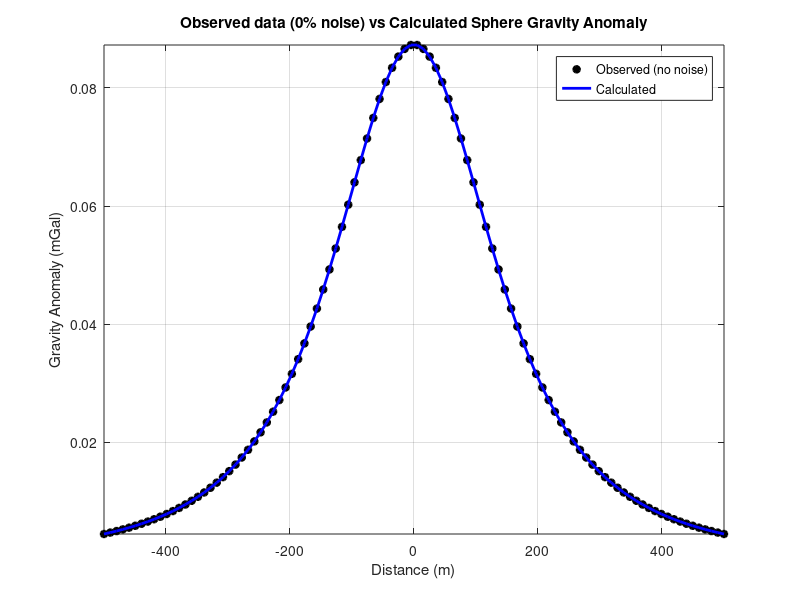
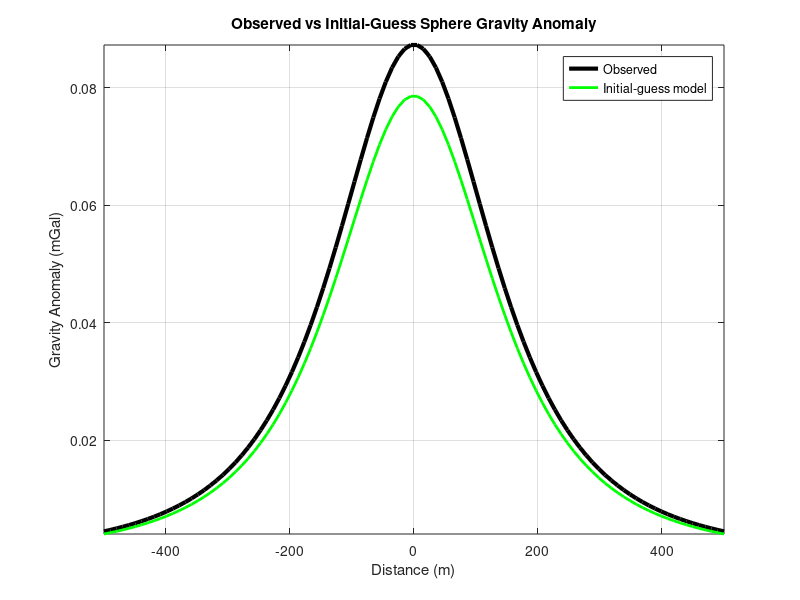
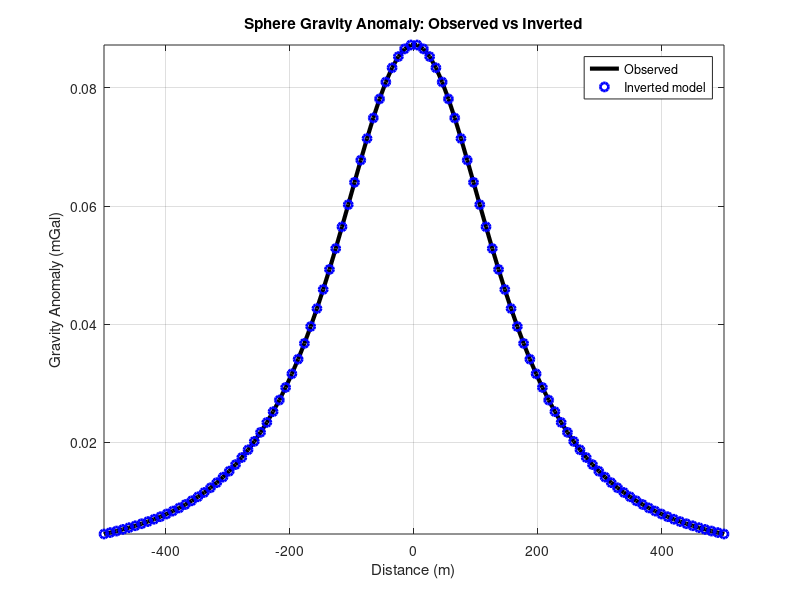
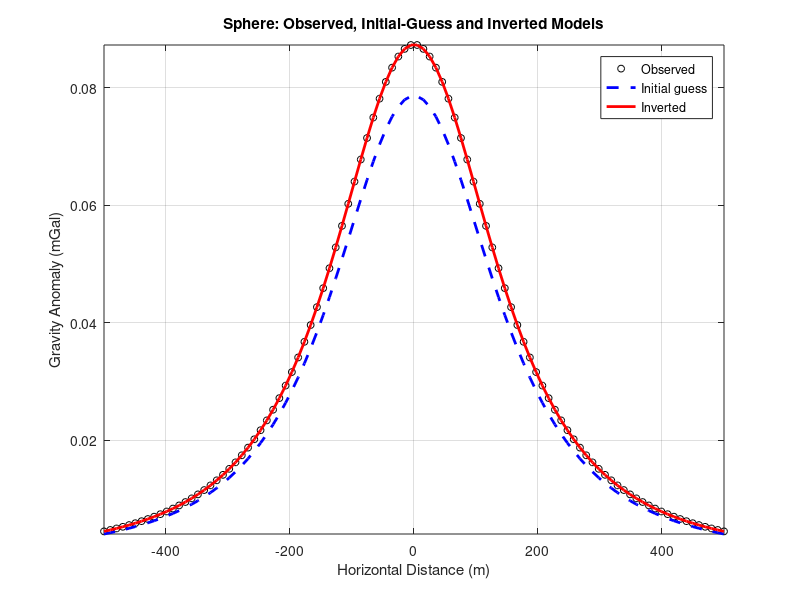

Reproduce these figures in MATLAB, in order.
function Sphere_Model_Code
%% =========================================================================
%  NAME : LAIMY HAINANA
%  DATE : 23/08/2026
%
%  SPHERE GRAVITY - DENSITY-CONTRAST INVERSION
%  -------------------------------------------
%   1) Build a synthetic ("observed") gravity anomaly of a buried sphere.
%   2) Build an initial-guess model with a wrong density contrast.
%   3) Invert for the density contrast with an overdetermined linear
%      least-squares system  (A'A) dRho = A'd  written explicitly as matrices.
%      Depth and radius are assumed known. The problem is LINEAR in DeltaRho,
%      so one step is exact for noise-free data.
%   4) Repeat with 0.15 % and 3 % Gaussian noise (noise level is a
%      percentage of the peak anomaly).
%% =========================================================================

clc; close all;
rng(1);                                % fixed seed -> repeatable noise

%% ---------------- CONSTANTS AND TRUE MODEL ---------------------------------
G            = 6.674e-11;               % Gravitational constant [m^3 kg^-1 s^-2]
deltaRhoTrue = 1000;                    % True density contrast [kg/m^3]
z_true       = 200;                     % True depth to sphere centre [m]
R_true       = 50;                      % True sphere radius [m]
x            = linspace(-500,500,100)'; % Observation points (column vector) [m]

M0 = sphereMass(R_true, deltaRhoTrue);  % True excess mass [kg]

%% ---------------- FORWARD MODEL --------------------------------------------
g_Observed_sphere = sphereGravity(G, M0, z_true, x);   % Noise-free anomaly [mGal]

noiseLevel       = 0;                                  % 0 % noise at this stage
gObserved_sphere = addNoise(g_Observed_sphere, noiseLevel);

%figure 1
figure;
plot(x, gObserved_sphere,  'k*', 'LineWidth', 2); axis tight; hold on;
plot(x, g_Observed_sphere, 'b-', 'LineWidth', 2);
grid on; box on; hold off;
title('Observed data (0% noise) vs Calculated Sphere Gravity Anomaly');
xlabel('Distance (m)'); ylabel('Gravity Anomaly (mGal)');
legend('Observed (no noise)','Calculated');

%% ---------------- INITIAL-GUESS MODEL --------------------------------------
deltaRhoInitial = 900;                                 % Wrong starting density contrast [kg/m^3]
M1 = sphereMass(R_true, deltaRhoInitial);              % Initial-guess mass [kg]
g_Calculated_sphere = sphereGravity(G, M1, z_true, x); % Response of initial model [mGal]

misfit_sphere = g_Observed_sphere - g_Calculated_sphere;
MSE_sphere    = calculateMSE(misfit_sphere);

%figure 2
figure;
plot(x, g_Observed_sphere,   'k-', 'LineWidth', 3); axis tight; hold on;
plot(x, g_Calculated_sphere, 'g-', 'LineWidth', 2);
grid on; box on; hold off;
title('Observed vs Initial-Guess Sphere Gravity Anomaly');
xlabel('Distance (m)'); ylabel('Gravity Anomaly (mGal)');
legend('Observed','Initial-guess model');

%% ---------------- DENSITY INVERSION (LINEAR LEAST SQUARES) -----------------
%  g(x) = G*M*z/(x^2+z^2)^(3/2) * 1e5 ,   M = (4/3)*pi*R^3*DeltaRho
%  A(x) = dg/dDeltaRho = G*V*z/(x^2+z^2)^(3/2) * 1e5 ,   V = (4/3)*pi*R^3
V = (4/3)*pi*R_true^3;                                 % Sphere volume [m^3]

A   = sensitivityMatrixSphere(G, V, z_true, x);        % 100 x 1
d   = g_Observed_sphere - g_Calculated_sphere;         % Residual vector, 100 x 1
AT  = A';                                              % 1 x 100
ATA = AT*A;                                            % 1 x 1
ATd = AT*d;                                            % 1 x 1
dRho = inv(ATA) * ATd;                                    % Density correction [kg/m^3]

deltaRho_estimated = deltaRhoInitial + dRho;
M_estimated        = sphereMass(R_true, deltaRho_estimated);
g_estimated_sphere = sphereGravity(G, M_estimated, z_true, x);

Estimated_misfit = g_Observed_sphere - g_estimated_sphere;
MSE_estimated    = calculateMSE(Estimated_misfit);

%figure 3
figure;
plot(x, g_Observed_sphere,  'k-',  'LineWidth', 3); axis tight; hold on;
plot(x, g_estimated_sphere, 'bo',  'LineWidth', 2);
grid on; box on; hold off;
title('Sphere Gravity Anomaly: Observed vs Inverted');
xlabel('Distance (m)'); ylabel('Gravity Anomaly (mGal)');
legend('Observed','Inverted model');

%figure 4
figure;
plot(x, g_Observed_sphere,   'ko', 'MarkerSize', 5); axis tight; hold on;
plot(x, g_Calculated_sphere, 'b--','LineWidth', 2);
plot(x, g_estimated_sphere,  'r-', 'LineWidth', 2);
hold off; grid on;
xlabel('Horizontal Distance (m)'); ylabel('Gravity Anomaly (mGal)');
title('Sphere: Observed, Initial-Guess and Inverted Models');
legend('Observed','Initial guess','Inverted');

fprintf('\n');
fprintf('==============================================\n');
fprintf('      SPHERE GRAVITY INVERSION RESULTS\n');
fprintf('==============================================\n');
fprintf('Number of observations        = %d\n', length(x));
fprintf('Size of A                     = %dx%d\n', size(A,1),   size(A,2));
fprintf('Size of AT                    = %dx%d\n', size(AT,1),  size(AT,2));
fprintf('Size of ATA                   = %dx%d\n', size(ATA,1), size(ATA,2));
fprintf('Size of ATd                   = %dx%d\n', size(ATd,1), size(ATd,2));
fprintf('True density contrast         = %.2f kg/m^3\n', deltaRhoTrue);
fprintf('Initial density contrast      = %.2f kg/m^3\n', deltaRhoInitial);
fprintf('Estimated density contrast    = %.2f kg/m^3\n', deltaRho_estimated);
fprintf('True mass                     = %.3e kg\n', M0);
fprintf('Initial guess mass            = %.3e kg\n', M1);
fprintf('Estimated mass                = %.3e kg\n', M_estimated);
fprintf('MSE of initial model          = %.3e mGal^2\n', MSE_sphere);
fprintf('MSE of estimated model        = %.3e mGal^2\n', MSE_estimated);
fprintf('Maximum residual magnitude    = %.3e mGal\n', max(abs(Estimated_misfit)));
fprintf('==============================================\n');

%% ---------------- NOISY DATA: 0.15 % AND 3 % -------------------------------
noiseLevels = [0.0015, 0.03];                          % Fractions of peak anomaly
figNo = 5;
for N = 1:numel(noiseLevels)
    pct  = 100*noiseLevels(N);
    gObs = addNoise(g_Observed_sphere, noiseLevels(N));% Noisy observed data

    d_noisy    = gObs - g_Calculated_sphere;           % Residual for noisy data
    dRho_n     = inv(ATA) * (AT*d_noisy);                   % Density correction
    deltaRho_n = deltaRhoInitial + dRho_n;
    M_n        = sphereMass(R_true, deltaRho_n);
    g_est_n    = sphereGravity(G, M_n, z_true, x);
    MSE_n      = calculateMSE(gObs - g_est_n);

    % figure 5 / 7
    figure;
    plot(x, gObs, 'mo', 'LineWidth', 2); axis tight; hold on;
    plot(x, g_Observed_sphere, 'k-', 'LineWidth', 2);
    grid on; box on; hold off;
    title(sprintf('Observed data (%.2f%% noise) vs Noise-free Sphere Anomaly', pct));
    xlabel('Distance (m)'); ylabel('Gravity Anomaly (mGal)');
    legend('Observed noisy','Noise-free');

    % figure 6 / 8
    figure;
    plot(x, gObs, 'ko', 'MarkerSize', 5); axis tight; hold on;
    plot(x, g_Calculated_sphere, 'b--', 'LineWidth', 2);
    plot(x, g_est_n,             'r-',  'LineWidth', 2);
    hold off; grid on;
    xlabel('Horizontal Distance (m)'); ylabel('Gravity Anomaly (mGal)');
    title(sprintf('Sphere Inversion with %.2f%% added noise', pct));
    legend('Observed noisy','Initial guess','Inverted','Location','best');
    figNo = figNo + 2;

    fprintf('\n--- Noise level = %.2f%% ---\n', pct);
    fprintf('Estimated density contrast = %.2f kg/m^3  (error %.2f %%)\n', ...
            deltaRho_n, 100*abs(deltaRho_n-deltaRhoTrue)/deltaRhoTrue);
    fprintf('MSE after inversion        = %.3e mGal^2\n', MSE_n);
end
end

%% =========================================================================
%  LOCAL FUNCTIONS
%% =========================================================================
function M = sphereMass(R, deltaRho)                   % Excess mass of a sphere [kg]
    M = (4/3)*pi*R.^3 .* deltaRho;
end

function g = sphereGravity(G, M, z, x)                 % Vertical attraction, centre at x = 0 [mGal]
    g = (G*M*z) ./ ((x.^2 + z.^2).^(3/2)) * 1e5;       % 1e5 converts m/s^2 -> mGal
end

function MSE = calculateMSE(misfit)                    % Mean-squared error
    MSE = mean(misfit(:).^2);
end

function A = sensitivityMatrixSphere(G, V, z, x)       % dg/dDeltaRho  (V = sphere volume)
    A = (G*V*z) ./ ((x.^2 + z^2).^(3/2)) * 1e5;
end

function gN = addNoise(g, level)                       % Gaussian noise = level * peak |g|
    gN = g + level*max(abs(g))*randn(size(g));
end
